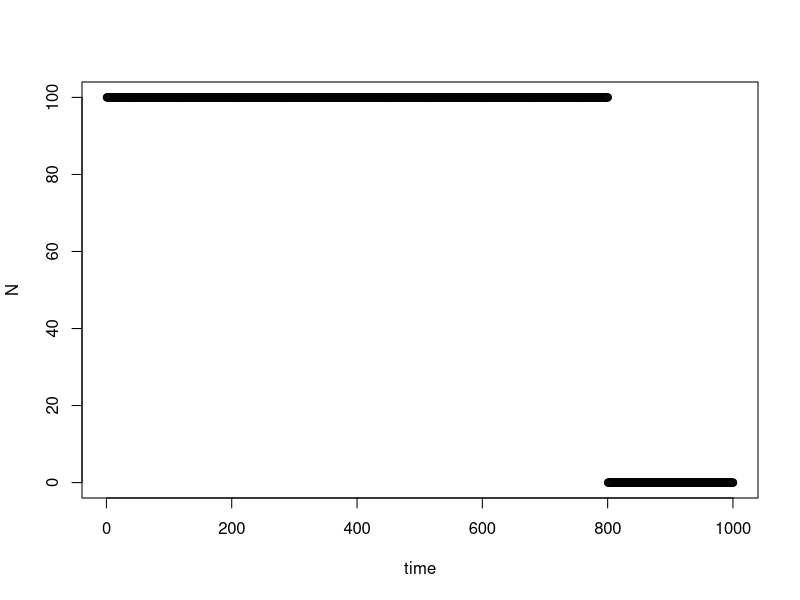
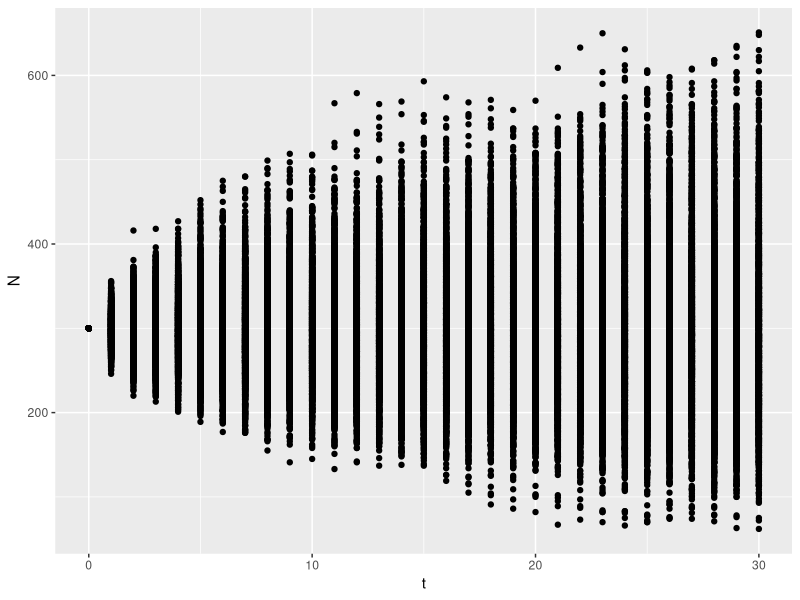

Generate these figures, in order, with R: (Note: this script raises an error after producing the figures.)
## ---- chunk 1
knitr::opts_chunk$set(echo = TRUE)
## ---- chunk 2
time <- 1:1000
N <- c(rep(100,800),rep(0,200))
plot(time,N)
## ---- chunk 3
N <- NULL
N2 <- NULL
W <- 1
t <- 1:30
for(j in 1:2000){
  NN <- 300
  for(i in t){
    Np <- rpois(1,NN[i]*W)
    NN <- c(NN,Np)
  }
  N <- rbind(N,NN)
  N2 <- c(N2,NN)
}
require(ggplot2)
t <- 0:30
data <- data.frame(rep(t,100),N2)
colnames(data) <- c("t","N")
ggplot(data,aes(x=t,y=N))+geom_point()
## ---- chunk 4
mN <- NULL
for(i in t){
  mN <- c(mN,mean(N[,i]))
}
vN <- NULL
for(i in t){
  vN <- c(vN,var(N[,i]))
}
dm <- data.frame(t,mN)
dv <- data.frame(t,vN)
ggplot(dm,aes(x=t,y=mN))+geom_point()+ylim(200,400)+ylab("mean(N)")+geom_abline(slope=0,intercept=300)
ggplot(dv,aes(x=t,y=vN))+geom_point()+ylab("var(N)")+geom_abline(slope=300,intercept=0)
## ---- chunk 5
require(deSolve)
parameters <- c(p=0.01,lnWmax=0.0001,omega=1000)
state      <- c(sigma=10,N=100)
Evolve     <- function(t,state,parameters){
  with(as.list(c(state,parameters)),{
    dsigma <- -p*N*sigma^2/(omega^2+sigma)
    dN <- p*N^2*(lnWmax+log(omega^2/(omega^2+sigma))-(sigma)/(2*omega^2+2*sigma))
    
    list(c(dsigma,dN))
  })
}
times <- seq(0,3000,by=10)
out <- ode(y=state,times=times,func=Evolve,parms=parameters)
times <- out[,"time"]
## ---- chunk 6
par(mfrow=c(1,2))
plot(times,out[,"sigma"],xlab="time",ylab="phenotypic variance")
plot(times,out[,"N"],xlab="time",ylab="population size")
## ---- chunk 7
require(deSolve)
parameters <- c(p=1,lnW1=0.01,lnW2=-0.0001)
state      <- c(N=50)
Evolve     <- function(t,state,parameters){
  with(as.list(c(state,parameters)),{
    dN <- p*N*(lnW1+N*lnW2)/(N+1)
    
    list(c(dN))
  })
}
times <- seq(0,100000,by=1000)
out <- ode(y=state,times=times,func=Evolve,parms=parameters)
times <- out[,"time"]

parameters <- c(p=1,lnW1=0.01,lnW2=-0.0001)
state      <- c(N=150)
Evolve     <- function(t,state,parameters){
  with(as.list(c(state,parameters)),{
    dN <- p*N*(lnW1+N*lnW2)/(N+1)
    
    list(c(dN))
  })
}
times2 <- seq(0,100000,by=1000)
out2 <- ode(y=state,times=times,func=Evolve,parms=parameters)
times2 <- out2[,"time"]
## ---- chunk 8
par(mfrow=c(1,2))
plot(times,out[,"N"],xlab="time",ylab="population size")
plot(times2,out2[,"N"],xlab="time",ylab="population size")
## ---- chunk 9
require(deSolve)
parameters <- c(p=1,lnW1=0.1,lnW2=-0.0001,omega=10000,eta=0.1)
state      <- c(sigma=10,N=100)
Evolve     <- function(t,state,parameters){
  with(as.list(c(state,parameters)),{
    dsigma <- eta^2-p*N*sigma^2/(omega^2+sigma)
    dN <- p*N*(lnW1/(N+1)+N*lnW2/(N+1)+N*log(omega^2/(omega^2+sigma))-N*(sigma)/(2*omega^2+2*sigma))
    
    list(c(dsigma,dN))
  })
}
times <- seq(0,20000,by=100)
out <- ode(y=state,times=times,func=Evolve,parms=parameters)
times <- out[,"time"]
## ---- chunk 10
par(mfrow=c(1,2))
plot(times,out[,"sigma"],xlab="time",ylab="phenotypic variance")
plot(times,out[,"N"],xlab="time",ylab="population size")
## ---- chunk 11
require(deSolve)
parameters <- c(p1=0.01,p2=0.01,lnW1max=0.001,lnW2max=0.001,omega1=1000,omega2=1000)
state      <- c(x=10,y=-10,sigma1=10,sigma2=10,N1=100,N2=100)
Evolve     <- function(t,state,parameters){
  with(as.list(c(state,parameters)),{
    dx <- p1*N2*sigma1^2*(y-x)/(omega1^2+sigma2^2)
    dy <- p2*N1*sigma2^2*(x-y)/(omega2^2+sigma1^2)
    dsigma1 <- -p1*N2*sigma1^4/(omega1^2+sigma2^2)
    dsigma2 <- -p2*N1*sigma2^4/(omega2^2+sigma1^2)
    dN1 <- p1*N1*N2*(lnW1max-((y-x)^2+sigma1^2)/(2*omega1^2+2*sigma2^2))
    dN2 <- p2*N1*N2*(lnW2max-((y-x)^2+sigma2^2)/(2*omega2^2+2*sigma1^2))
    
    list(c(dx,dy,dsigma1,dsigma2,dN1,dN2))
  })
}
times <- seq(0,10000,by=10)
out <- ode(y=state,times=times,func=Evolve,parms=parameters)
times <- out[,"time"]
## ---- chunk 12
par(mfrow=c(1,3))
plot(c(times,times),out[,c("x","y")],xlab="time",ylab="mean phenotypes")
plot(c(times,times),out[,c("sigma1","sigma2")]^2,xlab="time",ylab="phenotypic variances")
plot(c(times,times),out[,c("N1","N2")],xlab="time",ylab="population sizes")
## ---- chunk 13
parameters <- c(p1=0.01,p2=0.01,lnW1max=0.001,lnW2max=0.001,omega1=100,omega2=100)
times <- seq(0,10000,by=10)
out <- ode(y=state,times=times,func=Evolve,parms=parameters)
times <- out[,"time"]
par(mfrow=c(1,3))
plot(c(times,times),out[,c("x","y")],xlab="time",ylab="mean phenotypes")
plot(c(times,times),out[,c("sigma1","sigma2")]^2,xlab="time",ylab="phenotypic variances")
plot(c(times,times),out[,c("N1","N2")],xlab="time",ylab="population sizes")
## ---- chunk 14
parameters <- c(p1=0.01,p2=0.01,lnW1max=0.001,lnW2max=0.001,omega1=100,omega2=1000)
times <- seq(0,10000,by=10)
out <- ode(y=state,times=times,func=Evolve,parms=parameters)
times <- out[,"time"]
par(mfrow=c(1,3))
plot(c(times,times),out[,c("x","y")],xlab="time",ylab="mean phenotypes")
plot(c(times,times),out[,c("sigma1","sigma2")]^2,xlab="time",ylab="phenotypic variances")
plot(c(times,times),out[,c("N1","N2")],xlab="time",ylab="population sizes")
## ---- chunk 15
require(deSolve)
parameters <- c(p1=1,p2=1,p11=1,p22=1,lnW1max=0.00,lnW2max=0.00,lnW22=-0.0001,lnW21=0.01,lnW11=0.01,lnW12=-0.0001,omega1=10000,omega2=10000,omega11=10000,omega22=10000,eta1=0.01,eta2=0.01)
state      <- c(x=10,y=-10,sigma1=10,sigma2=10,N1=100,N2=100)
Evolve     <- function(t,state,parameters){
  with(as.list(c(state,parameters)),{
    dx <- p1*N2*sigma1*(y-x)/(omega1^2+sigma2)
    dy <- p2*N1*sigma2*(x-y)/(omega2^2+sigma1)
    dsigma1 <- eta1^2-sigma1^2*(p1*N2/(omega1^2+sigma2)+p11*N1/(omega11^2+sigma1))
    dsigma2 <- eta2^2-sigma2^2*(p2*N1/(omega2^2+sigma1)+p22*N1/(omega22^2+sigma2))
    dN1 <- p1*N1*N2*(lnW1max-((y-x)^2+sigma1)/(2*omega1^2+2*sigma2))+
      p11*N1*(lnW11/(N1+1)+N1*lnW12/(N1+1)+N1*log(omega11^2/(omega11^2+sigma1))-N1*(sigma1)/(2*omega11^2+2*sigma1))
    dN2 <- p2*N1*N2*(lnW2max-((y-x)^2+sigma2)/(2*omega2^2+2*sigma1))+
      p22*N2*(lnW21/(N2+1)+N2*lnW22/(N2+1)+N2*log(omega22^2/(omega22^2+sigma2))-N2*(sigma2)/(2*omega22^2+2*sigma2))
    
    list(c(dx,dy,dsigma1,dsigma2,dN1,dN2))
  })
}
times <- seq(0,250000,by=500)
out <- ode(y=state,times=times,func=Evolve,parms=parameters)
times <- out[,"time"]
## ---- chunk 16
par(mfrow=c(1,3))
plot(c(times,times),out[,c("x","y")],xlab="time",ylab="mean phenotypes")
plot(c(times,times),out[,c("sigma1","sigma2")],xlab="time",ylab="phenotypic variances")
plot(c(times,times),out[,c("N1","N2")],xlab="time",ylab="population sizes")
## ---- chunk 17
require(deSolve)
parameters <- c(p1=1,p2=1,p11=1,p22=1,lnW1max=0.00,lnW2max=0.00,lnW22=-0.0001,lnW21=0.01,lnW11=0.01,lnW12=-0.0001,omega1=10000,omega2=100000,omega11=1000,omega22=10000,eta1=0.01,eta2=0.01)
state      <- c(x=10,y=-10,sigma1=10,sigma2=10,N1=100,N2=100)
Evolve     <- function(t,state,parameters){
  with(as.list(c(state,parameters)),{
    dx <- p1*N2*sigma1*(y-x)/(omega1^2+sigma2)
    dy <- p2*N1*sigma2*(x-y)/(omega2^2+sigma1)
    dsigma1 <- eta1^2-sigma1^2*(p1*N2/(omega1^2+sigma2)+p11*N1/(omega11^2+sigma1))
    dsigma2 <- eta2^2-sigma2^2*(p2*N1/(omega2^2+sigma1)+p22*N1/(omega22^2+sigma2))
    dN1 <- p1*N1*N2*(lnW1max-((y-x)^2+sigma1)/(2*omega1^2+2*sigma2))+
      p11*N1*(lnW11/(N1+1)+N1*lnW12/(N1+1)+N1*log(omega11^2/(omega11^2+sigma1))-N1*(sigma1)/(2*omega11^2+2*sigma1))
    dN2 <- p2*N1*N2*(lnW2max-((y-x)^2+sigma2)/(2*omega2^2+2*sigma1))+
      p22*N2*(lnW21/(N2+1)+N2*lnW22/(N2+1)+N2*log(omega22^2/(omega22^2+sigma2))-N2*(sigma2)/(2*omega22^2+2*sigma2))
    
    list(c(dx,dy,dsigma1,dsigma2,dN1,dN2))
  })
}
times <- seq(0,5000000,by=10000)
out <- ode(y=state,times=times,func=Evolve,parms=parameters)
times <- out[,"time"]
## ---- chunk 18
par(mfrow=c(1,3))
plot(c(times,times),out[,c("x","y")],xlab="time",ylab="mean phenotypes")
plot(c(times,times),out[,c("sigma1","sigma2")],xlab="time",ylab="phenotypic variances")
plot(c(times,times),out[,c("N1","N2")],xlab="time",ylab="population sizes")
## ---- chunk 19
Fit <- function(x){
  Wmax <- 1.001
  fit <- Wmax*(dnorm(x,-10,6) +  dnorm(x,10,6))
  return(fit)
}

Model <- function(t,phi,parameters){
  deltax <- c(0.5,rep(1,numboxes-1),0.5)
  Flux   <- eta^2*diff(c(0,phi,0))/deltax
  lnW    <- log(Fit(Phenotype))
  rho    <- lnW    - sum(phi*lnW)/sum(phi)
  lng    <- dnorm(Phenotype,Phenotype*phi/sum(phi),s,log=T)
  rnd    <- lng    - sum(phi*lng)/sum(phi)
  dphi   <- diff(Flux)/delx + phi*(0*rho+0*rnd)
  
  list(dphi)
}

eta <- 2
s <- 7
r <- 0.01
delx <- .1
numboxes <- 300
maxT <- 50
Phenotype <- seq(from = -15, by = delx, length.out = numboxes)

phi <- dnorm(Phenotype,0,2)
state <- c(phi=phi)
times <- seq(0,maxT,by=1)

out <- ode.1D(state,times,Model,parms=0,nspec=1,names="phi")
## ---- chunk 20
image(out,add.contour=T,method="image",grid=Phenotype,xlab="Time",ylab="Phenotype",main="Evolution of Phenotypic Density",legend=T)
## ---- chunk 21
Fit <- function(x){
  Wmax <- 1.001
  fit <- Wmax*(dnorm(x,-10,6) +  dnorm(x,10,6))
  return(fit)
}

Model <- function(t,phi,parameters){
  deltax <- c(0.5,rep(1,numboxes-1),0.5)
  Flux   <- eta^2*diff(c(0,phi,0))/deltax
  lnW    <- log(Fit(Phenotype))
  rho    <- lnW - sum(phi*lnW)/sum(phi)
  m      <- sum(phi*Phenotype)/sum(phi)
  s      <- 20*sum(phi)/sum(phi*(Phenotype-m)^2)
  lng    <- dnorm(Phenotype,sum(Phenotype*phi)/sum(phi),s,log=T)
  rnd    <- lng - sum(phi*lng)/sum(phi)
  dphi   <- diff(Flux)/delx + phi*(0*rho+rnd)
  
  list(dphi)
}

eta <- 5
s <- 8
r <- 0.01
delx <- .1
numboxes <- 300
maxT <- 100
Phenotype <- seq(from = -15, by = delx, length.out = numboxes)

phi <- dnorm(Phenotype,0,6)
state <- c(phi=phi)
times <- seq(0,maxT,by=1)

out <- ode.1D(state,times,Model,parms=0,nspec=1,names="phi")
## ---- chunk 22
image(out,add.contour=T,method="image",grid=Phenotype,xlab="Time",ylab="Phenotype",main="Evolution of Phenotypic Density",legend=T)
## ---- chunk 23
Fit <- function(x){
  Wmax <- 1.001
  fit <- Wmax*(dnorm(x,-10,6) +  dnorm(x,10,6))
  return(fit)
}

MeanMalth <- function(phi){
  lnW <- log(Fit(Phenotype))
  rBar <- sum(phi*lnW)/sum(phi)
  return(rBar)
}

Model <- function(t,phi,parameters){
  deltax <- c(0.5,rep(1,numboxes-1),0.5)
  Flux   <- eta^2*diff(c(0,phi,0))/deltax
  lnW    <- log(Fit(Phenotype))
  rho    <- lnW    - sum(phi*lnW)/sum(phi)
  lng    <- dnorm(Phenotype,Phenotype*phi/sum(phi),s,log=T)
  rnd    <- lng    - sum(phi*lng)/sum(phi)
  dphi   <- diff(Flux)/delx + phi*(rho+0*rnd)
  
  list(dphi)
}

eta <- 2
s <- 7
r <- 0.01
delx <- .1
numboxes <- 300
maxT <- 50
Phenotype <- seq(from = -15, by = delx, length.out = numboxes)

phi <- dnorm(Phenotype,0,2)
state <- c(phi=phi)
times <- seq(0,maxT,by=1)

out <- ode.1D(state,times,Model,parms=0,nspec=1,names="phi")
## ---- chunk 24
plot(Phenotype,Fit(Phenotype),ylab="Fitness")
## ---- chunk 25
image(out,add.contour=T,method="image",grid=Phenotype,xlab="Time",ylab="Phenotype",main="Evolution of Phenotypic Density",legend=T)
## ---- chunk 26
Fit <- function(x){
  Wmax <- 1.01
  fit <- Wmax*(dnorm(x,-10,6) +  dnorm(x,10,6))
  return(fit)
}

Model <- function(t,phi,parameters){
  deltax <- c(0.5,rep(1,numboxes-1),0.5)
  Flux   <- eta^2*diff(c(0,phi,0))/deltax
  lnW    <- log(Fit(Phenotype))
  rho    <- lnW    - sum(phi*lnW)/sum(phi)
  m      <- sum(phi*Phenotype)/sum(phi)
  s      <- 100*sum(phi)/sum(phi*(Phenotype-m)^2)
  lng    <- dnorm(Phenotype,sum(Phenotype*phi)/sum(phi),s,log=T)
  rnd    <- lng - sum(phi*lng)/sum(phi)
  dphi   <- diff(Flux)/delx + phi*(rho+rnd)
  
  list(dphi)
}

eta <- 2
s <- 50
r <- 0.01
delx <- .1
numboxes <- 300
maxT <- 100
Phenotype <- seq(from = -15, by = delx, length.out = numboxes)

phi <- dnorm(Phenotype,0,2)
state <- c(phi=phi)
times <- seq(0,maxT,by=1)

out <- ode.1D(state,times,Model,parms=0,nspec=1,names="phi")
## ---- chunk 27
image(out,add.contour=T,method="image",grid=Phenotype,xlab="Time",ylab="Phenotype",main="Evolution of Phenotypic Density",legend=T)
## ---- chunk 28

Model <- function(t,phi,parameters){
  deltax <- c(0.5,rep(1,numboxes-1),0.5)
  Flux   <- eta^2*diff(c(0,phi,0))/deltax
  lnW    <- log(Fit(Phenotype))
  rho    <- lnW    - sum(phi*lnW)/sum(phi)
  xi     <- smooth[t+1,] - sum(phi*smooth[t+1,])/sum(phi)
  lng    <- dnorm(Phenotype,Phenotype*phi/sum(phi),s,log=T)
  rnd    <- lng    - sum(phi*lng)/sum(phi)
  dphi   <- diff(Flux)/delx + phi*(0*rho+xi+0*rnd)
  
  list(dphi)
}

eta <- 2
s <- 7
r <- 0.01
delx <- .1
numboxes <- 300
maxT <- 50
Phenotype <- seq(from = -15, by = delx, length.out = numboxes)

bumps  <- rnorm(numboxes,0,.5)
smooth <- bumps
for(i in 1:maxT){
  bumps  <- rnorm(numboxes,0,.5)
  NEXTsmooth <- bumps
  smooth <- rbind(smooth,NEXTsmooth)
}

## smooth in space
# bumps  <- rnorm(numboxes,0,1)
# smooth <- convolve(bumps,dnorm(Phenotype,0,1))
# for(i in 1:maxT){
#   bumps  <- rnorm(numboxes,0,1)
#   NEXTsmooth <- convolve(bumps,dnorm(Phenotype,0,1))
#   smooth <- rbind(smooth,NEXTsmooth)
# }

## SMOOTH IN TIME AS WELL
# bumps  <- rnorm(numboxes,0,1)
# smooth <- convolve(bumps,dnorm(Phenotype,0,1))
# NEXTsmooth <- smooth+convolve(rnorm(numboxes,0,1),dnorm(Phenotype,0,1))
# smooth <- rbind(smooth,NEXTsmooth)
# for(i in 2:maxT){
#   NEXTsmooth <- smooth[i,]+convolve(rnorm(numboxes,0,1),dnorm(Phenotype,0,1))
#   smooth <- rbind(smooth,NEXTsmooth)
# }

phi <- dnorm(Phenotype,0,2)
state <- c(phi=phi)
times <- seq(0,maxT,by=1)

out <- ode.1D(state,times,Model,parms=0,nspec=1,names="phi")
## ---- chunk 29
plot(Phenotype,bumps,ylab="Fitness")
## ---- chunk 30
stuff <- out
stuff[,2:(numboxes+1)] <- smooth

image(stuff,method="image",grid=Phenotype,xlab="Time",ylab="Phenotype",main="Fitness",legend=T)

#image(stuff,add.contour=T,method="image",grid=Phenotype,xlab="Time",ylab="Phenotype",main="Evolution of Phenotypic Density",legend=T)
## ---- chunk 31
image(out,add.contour=T,method="image",grid=Phenotype,xlab="Time",ylab="Phenotype",main="Evolution of Phenotypic Density",legend=T)

# image(out,add.contour=T,method="filled.contour",grid=Phenotype,xlab="Time",ylab="Phenotype",main="Evolution of Phenotypic Density",legend=F)
# 
# image(out,method="persp",grid=Phenotype,xlab="Time",ylab="Phenotype",main="Evolution of Phenotypic Density",legend=T)
# 
# image(out,method="contour",grid=Phenotype,xlab="Time",ylab="Phenotype",main="Evolution of Phenotypic Density")
## ---- chunk 32

Model <- function(t,phi,parameters){
  deltax <- c(0.5,rep(1,numboxes-1),0.5)
  Flux   <- eta^2*diff(c(0,phi,0))/deltax
  lnW    <- log(Fit(Phenotype))
  rho    <- lnW    - sum(phi*lnW)/sum(phi)
  xi     <- smooth[t+1,] - sum(phi*smooth[t+1,])/sum(phi)
  m      <- sum(phi*Phenotype)/sum(phi)
  s      <- 100*sum(phi)/sum(phi*(Phenotype-m)^2)
  lng    <- dnorm(Phenotype,sum(Phenotype*phi)/sum(phi),s,log=T)
  rnd    <- lng - sum(phi*lng)/sum(phi)
  dphi   <- diff(Flux)/delx + phi*(0*rho+xi+rnd)
  
  list(dphi)
}

eta <- 2
s <- 7
r <- 0.01
delx <- .1
numboxes <- 300
maxT <- 50
Phenotype <- seq(from = -15, by = delx, length.out = numboxes)

bumps  <- rnorm(numboxes,0,.5)
smooth <- bumps
for(i in 1:maxT){
  bumps  <- rnorm(numboxes,0,.5)
  NEXTsmooth <- bumps
  smooth <- rbind(smooth,NEXTsmooth)
}

## smooth in space
# bumps  <- rnorm(numboxes,0,1)
# smooth <- convolve(bumps,dnorm(Phenotype,0,1))
# for(i in 1:maxT){
#   bumps  <- rnorm(numboxes,0,1)
#   NEXTsmooth <- convolve(bumps,dnorm(Phenotype,0,1))
#   smooth <- rbind(smooth,NEXTsmooth)
# }

## SMOOTH IN TIME AS WELL
# bumps  <- rnorm(numboxes,0,1)
# smooth <- convolve(bumps,dnorm(Phenotype,0,1))
# NEXTsmooth <- smooth+convolve(rnorm(numboxes,0,1),dnorm(Phenotype,0,1))
# smooth <- rbind(smooth,NEXTsmooth)
# for(i in 2:maxT){
#   NEXTsmooth <- smooth[i,]+convolve(rnorm(numboxes,0,1),dnorm(Phenotype,0,1))
#   smooth <- rbind(smooth,NEXTsmooth)
# }

phi <- dnorm(Phenotype,0,2)
state <- c(phi=phi)
times <- seq(0,maxT,by=1)

out <- ode.1D(state,times,Model,parms=0,nspec=1,names="phi")
## ---- chunk 33
image(out,add.contour=T,method="image",grid=Phenotype,xlab="Time",ylab="Phenotype",main="Evolution of Phenotypic Density",legend=T)
## ---- chunk 34
Fit <- function(x){
  Wmax <- 1.01
  fit <- Wmax*(dnorm(x,-10,6) +  dnorm(x,10,6))
  return(fit)
}

Model <- function(t,phi,parameters){
  deltax <- c(0.5,rep(1,numboxes-1),0.5)
  Flux   <- eta^2*diff(c(0,phi,0))/deltax
  lnW    <- log(Fit(Phenotype))
  rho    <- lnW    - sum(phi*lnW)/sum(phi)
  xi     <- smooth[t+1,] - sum(phi*smooth[t+1,])/sum(phi)
  lng    <- dnorm(Phenotype,Phenotype*phi/sum(phi),s,log=T)
  rnd    <- lng    - sum(phi*lng)/sum(phi)
  dphi   <- diff(Flux)/delx + phi*(rho+xi+0*rnd)
  
  list(dphi)
}

eta <- 2
s <- 7
r <- 0.01
delx <- .1
numboxes <- 300
maxT <- 50
Phenotype <- seq(from = -15, by = delx, length.out = numboxes)

# bumps  <- rnorm(numboxes,0,.1)
# smooth <- convolve(bumps,dnorm(Phenotype,0,1))
# for(i in 1:maxT){
#   bumps  <- rnorm(numboxes,0,.1)
#   NEXTsmooth <- convolve(bumps,dnorm(Phenotype,0,1))
#   smooth <- rbind(smooth,NEXTsmooth)
# }

bumps  <- rnorm(numboxes,0,.5)
smooth <- bumps
for(i in 1:maxT){
  bumps  <- rnorm(numboxes,0,.5)
  NEXTsmooth <- bumps
  smooth <- rbind(smooth,NEXTsmooth)
}

phi <- dnorm(Phenotype,0,2)
state <- c(phi=phi)
times <- seq(0,maxT,by=1)

out <- ode.1D(state,times,Model,parms=0,nspec=1,names="phi")
## ---- chunk 35
together <- NULL
for(i in 1:(maxT+1)){
  together <- rbind(together,smooth[i,]*Fit(Phenotype))
}
stuff <- out
stuff[,2:(numboxes+1)] <- together

image(stuff,method="image",grid=Phenotype,xlab="Time",ylab="Phenotype",main="Fitness",legend=T)

#image(stuff,add.contour=T,method="image",grid=Phenotype,xlab="Time",ylab="Phenotype",main="Evolution of Phenotypic Density",legend=T)
## ---- chunk 36
image(out,add.contour=T,method="image",grid=Phenotype,xlab="Time",ylab="Phenotype",main="Evolution of Phenotypic Density",legend=T)
## ---- chunk 37
require(deSolve)
Model <- function(t,phi,parameters){
  deltax <- c(0.5,rep(1,numboxes-1),0.5)
  Flux   <- eta^2*diff(c(phi[1],phi,phi[numboxes]))/deltax
  # lnW    <- log(Fit(Phenotype))
  # rho    <- lnW    - sum(phi*lnW)/sum(phi)
  xi     <- smooth[t+1,] - sum(phi*smooth[t+1,])/sum(phi)
  #lng    <- dnorm(Phenotype,Phenotype*phi/sum(phi),s,log=T)
  #rnd    <- lng    - sum(phi*lng)/sum(phi)
  dphi   <- diff(Flux)/delx + phi*xi
  
  list(dphi)
}

eta <- .1
s <- 7
r <- 0.01
delx <- .1
numboxes <- 600
maxT <- 10000
Phenotype <- seq(from = -30, by = delx, length.out = numboxes)

# SMOOTH IN TIME AS WELL
bumps  <- rep(0,numboxes)
smooth <- convolve(bumps,dnorm(Phenotype,0,.7))
NEXTsmooth <- smooth+convolve(rnorm(numboxes,0,.000005),dnorm(Phenotype,0,.6))
smooth <- rbind(smooth,NEXTsmooth)
for(i in 2:maxT){
  NEXTsmooth <- smooth[i,]+convolve(rnorm(numboxes,0,.000005),dnorm(Phenotype,0,.6))
  smooth <- rbind(smooth,NEXTsmooth)
}

phi <- dnorm(Phenotype,0,10)
state <- c(phi=phi)
times <- seq(0,maxT,by=1)

out <- ode.1D(state,times,Model,parms=0,nspec=1,names="phi")
## ---- chunk 38
plot(Phenotype,smooth[2,],ylab="Fitness")
## ---- chunk 39
stuff <- out
stuff[,2:(numboxes+1)] <- smooth

#image(stuff,method="filled.contour",grid=Phenotype,xlab="Time",ylab="Phenotype",main="Fitness")

image(stuff,add.contour=T,method="image",grid=Phenotype,xlab="Time",ylab="Phenotype",main="Fitness",legend=T)
## ---- chunk 40
image(out,add.contour=T,method="image",grid=Phenotype,xlab="Time",ylab="Phenotype",main="Evolution of Phenotypic Density",legend=T)
## ---- chunk 41
# require(spate)
# # might need > sudo apt-get install fftw3 fftw3-dev pkg-config
# StartVal <- rep(0,100^2)
# StartVal[75*100+75] <- 1000
# par <- c(rho0=0.05,sigma2=0.7^2,zeta=-log(0.99),rho1=0.06,gamma=3,alpha=pi/4,muX=-0.1,muY=-0.1,tau2=0.00001)
# spateSim <- spate.sim(par=par,n=100,T=5,StartVal=StartVal,seed=1)
# plot(spateSim,mfrow=c(1,5),mar=c(2,2,2,2),indScale=TRUE,cex.axis=1.5,cex.main=2)
